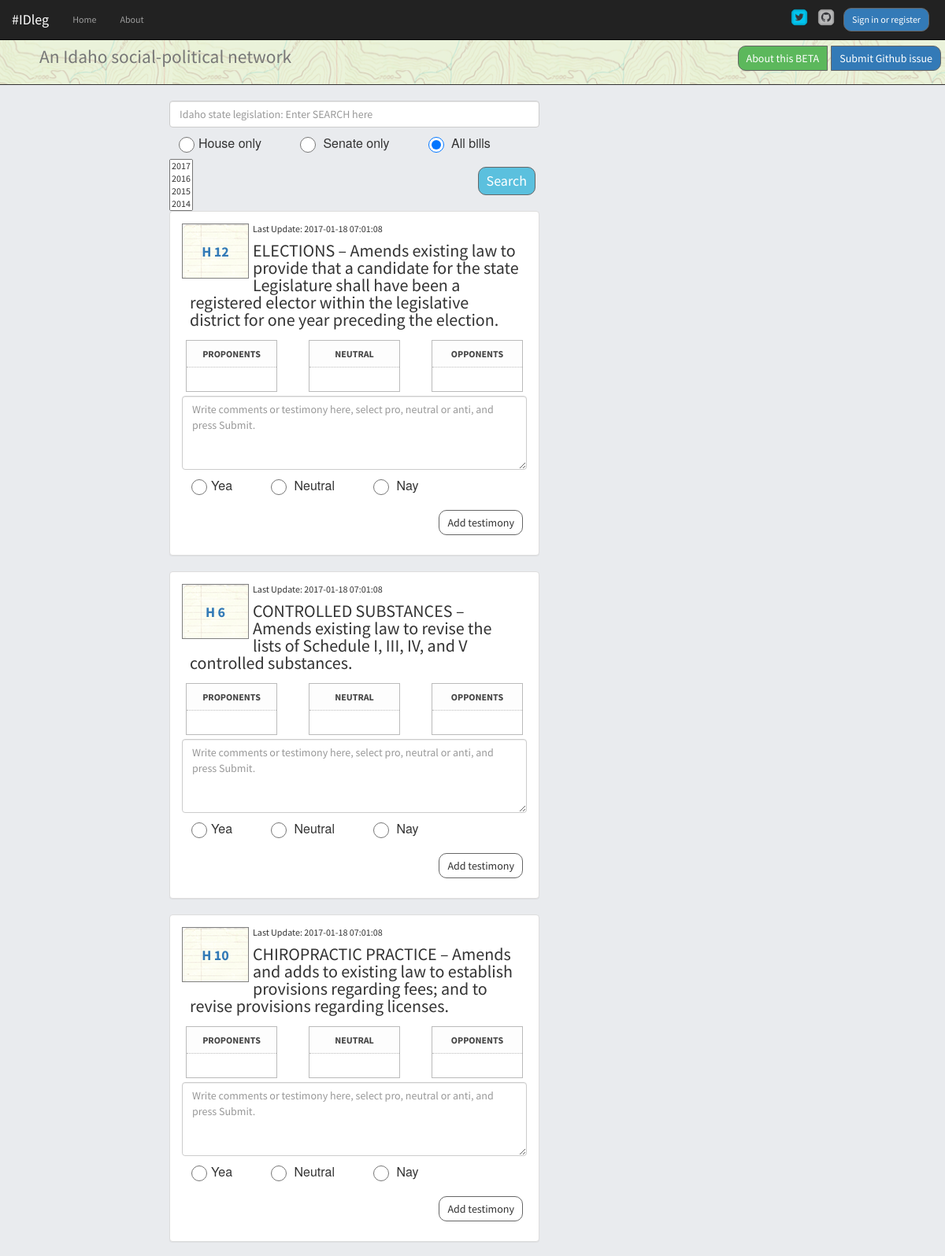
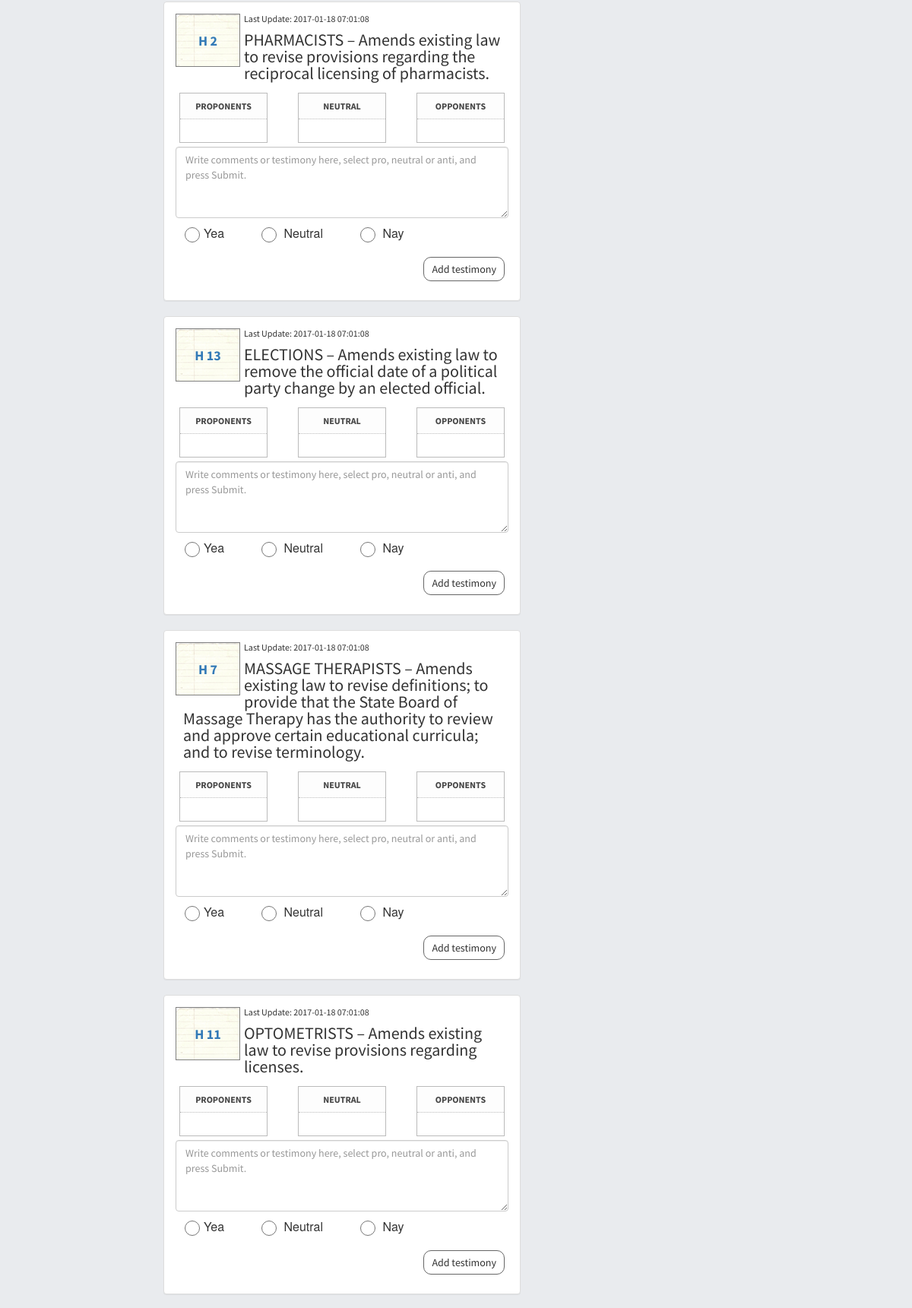
The page /index/2 (upper part) on the database its author committed (2 pictures, top to bottom).
### app/idleg/models.py (models this page shows, shortened)
class Bill(db.Model):
  __searchable__ = ['bill_name','title','bill_id']
  bill_id = db.Column(db.String(6)) #i.e. H 572
  year = db.Column(db.String(4))
  title = db.Column(db.Text) #Title and Descrip
  bill_name = db.Column(db.String(9), primary_key=True) #unique bill ID from Sunlight
  last_updated = db.Column(db.Text)
  votes_for = db.Column(db.Integer)
  votes_against = db.Column(db.Integer)
  comments = db.relationship('Comment', backref='bill_name', lazy='dynamic')

### app/idleg/views.py (the view)
@idleg.route('/', methods=['GET','POST'])
@idleg.route('/index', methods=['GET','POST'])
@idleg.route('/home', methods=['GET','POST'])
@idleg.route('/index/<int:page>', methods=['GET','POST'])
@cache.cached(timeout=60)
def home(page=1):
  rform = RegistrationForm(request.form)
  lform = LoginForm(request.form)
  comment_form = CommentForm(request.form)
  search_form = SearchForm(request.form)
  id_bills = Bill.query.order_by(desc(Bill.last_updated)).paginate(page, 10, False)
  return render_template('home.html', user=current_user, id_bills=id_bills, lform=lform, comment_form=comment_form, search_form=search_form, rform=rform)

### app/idleg/models.py
class RegistrationForm(Form):
  username = TextField('Username', [InputRequired()])
  email = StringField('Email Address', [InputRequired()])
  password = PasswordField('Password', [validators.DataRequired(), validators.EqualTo('confirm', message='Passwords must match')])
  confirm = PasswordField('Confirm Password', [InputRequired()])

class LoginForm(Form):
  username = TextField('Username', [InputRequired()])
  password = PasswordField('Password', [InputRequired()])

### app/idleg/views.py (called while the page is built)
@idleg.before_request
def get_current_user():
  g.user = current_user

### app/templates/home.html
{% extends 'base.html' %}
{% block container %}
  {% include 'bill_list.html' %}
{% endblock %}

### app/templates/bill_list.html (shortened to what this page needs)
{% block container %}
    <div class="col-md-2"></div>
      <div class="col-md-5">
          <form action="{{ url_for('idleg.search') }}" method="POST" role="search" id="searchTerm">
                  {{ search_form.search(placeholder="Idaho state legislation: Enter SEARCH here", class="form-control") }}
              {{ search_form.house(class="radio-inline", type="radio") }}
              {{ search_form.year(class="selectpicker", type="dropdown", title="Select years (default = 2017)", id='selForm') }}
              <button id="submitsearch" type="submit" value="submit" class="btn btn-info btn-lg pull-right">Search</button>
          </form>
      <div class="list">
      {% for bill in id_bills.items %}
        <div class="panel panel-default">
          <div class="panel-body">
                <div><span class="billimage"><a href={{ url_for('idleg.bills', bill_deet=bill.bill_name) }}>{% print bill.bill_id %}</a></span></div>
                <div class="lastaction">Last Update: {% print bill.last_updated %}</div>
                <div class="billsummary">{% print bill.title %}</div>
            <div class="row">
              <div class="col-md-4">
                <div class="detailBox">
                  <div class="titleBox">
                    <label>Proponents</label>
                  </div>
                 <div class="actionBox">
                </div>
              </div>
            </div>
              <div class="col-md-4">
                <div class="detailBox">
                  <div class="titleBox">
                    <label>Neutral</label>
                  </div>
                 <div class="actionBox">
                </div>
              </div>
            </div>
              <div class="col-md-4">
                <div class="detailBox">
                  <div class="titleBox">
                    <label>Opponents</label>
                  </div>
                 <div class="actionBox">
                </div>
              </div>
            </div>
          </div>
              <div class="form-group">
                  <form role="form" id="comment-{{ bill.bill_id|replace(" ","") }}" class="commentForm">
                    {{ comment_form.comment(rows="4", placeholder="Write comments or testimony here, select pro, neutral or anti, and press Submit.", class="form-control") }}
                    <div class="form-group">{{ comment_form.position(class="radio-inline", type="radio") }}
                      <button id="submitcomment" type="submit" class="btn pull-right btn-default">Add testimony</button></div>
                  </form>
              </div>
              </div>
            </div>
          {% endfor %}
      </div>
  </div>
{% endblock %}

### app/static/css/styles.css (style rules this page uses)
body { background-color: #e9ebee; }
body { font-family: 'Source Sans Pro', Helvetica, sans-serif; font-size: 12px; line-height: 1.3rem; font-weight: 400; margin: 0; padding: 0; }
.form-group { position: relative; }
.btn { margin: 10px 5px 10px 5px; padding: 5px 10px; border-radius: 10px; border: solid 1px #666; display: block; float: left; cursor: pointer; }
#position label, #house label { padding:7px; font-weight: 200; margin: 3px 30px; }
#position li, #house li { display: inline; font: normal 12px/1.3 'helvetica neue', hevetica, arial; font-size: 16px; }
#position input[type=radio], #house input[type=radio] { border: 20px; width: 20px; height: 20px; margin: 12px; }
.radio-inline { padding-left: 0px; }
.billimage { background-image: url("../images/billpage.png"); position: relative; width: 85px; height: 70px; float: left; margin: 0px 5px 0px 0px; border: 1px solid gray; }
span.billimage { font-size: 1.5em; font-family: 'Source Sans Pro', Helvetica, sans-serif; font-weight: bold; line-height: 70px; padding: 0px 5px; text-align: center; }
.billsummary { font-size: 2.2rem; line-height: 2.2rem; padding:10px; }
.detailBox { border:1px solid #bbb; margin:5px; }
.titleBox { background-color:#fdfdfd; padding:10px; text-align: center; text-transform: uppercase; }
.titleBox label { color:#444; margin:0; display:inline-block; }
.actionBox { border-top:1px dotted #bbb; padding:10px; }

### rows shown on the page
Bill: bill "H 12", last_updated "2017-01-18 07:01:08", title "ELECTIONS – Amends existing law to provide that a candidate for the state Legislature shall have been a registered elector within the legislative district for one year preceding the election."
Bill: bill "H 6", last_updated "2017-01-18 07:01:08", title "CONTROLLED SUBSTANCES – Amends existing law to revise the lists of Schedule I, III, IV, and V controlled substances."
Bill: bill "H 10", last_updated "2017-01-18 07:01:08", title "CHIROPRACTIC PRACTICE – Amends and adds to existing law to establish provisions regarding fees; and to revise provisions regarding licenses."
Bill: bill "H 2", last_updated "2017-01-18 07:01:08", title "PHARMACISTS – Amends existing law to revise provisions regarding the reciprocal licensing of pharmacists."
Bill: bill "H 13", last_updated "2017-01-18 07:01:08", title "ELECTIONS – Amends existing law to remove the official date of a political party change by an elected official."
Bill: bill "H 7", last_updated "2017-01-18 07:01:08", title "MASSAGE THERAPISTS – Amends existing law to revise definitions; to provide that the State Board of Massage Therapy has the authority to review and approve certain educational curricula; and to revise terminology."
Bill: bill "H 11", last_updated "2017-01-18 07:01:08", title "OPTOMETRISTS – Amends existing law to revise provisions regarding licenses."
